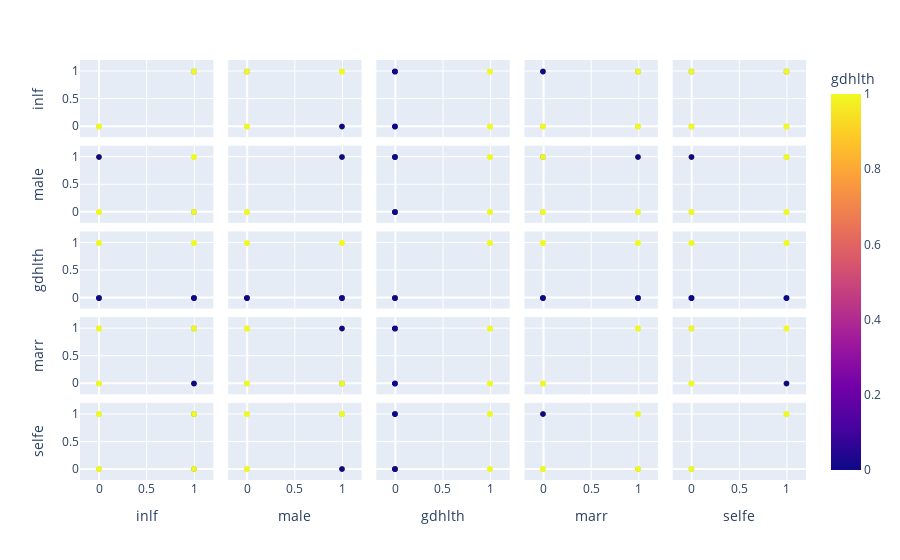

Notebook code cell kept with this figure:
### Code cell
fig = px.scatter_matrix(df, dimensions = ["inlf", "male" ,"gdhlth","marr","selfe"], color = "gdhlth")
fig.show()

### Figure 1 — Plotly figure (JSON) as saved in the notebook; plotly's stock layout.template omitted (floating-point values rounded to 4 significant figures; data arrays with more than 128 entries replaced by an {"elided": "..."} marker saying what was removed)
{"data": [{"dimensions": [{"axis": {"matches": true}, "label": "inlf", "values": {"elided": "706 int values"}}, {"axis": {"matches": true}, "label": "male", "values": {"elided": "706 int values"}}, {"axis": {"matches": true}, "label": "gdhlth", "values": {"elided": "706 int values"}}, {"axis": {"matches": true}, "label": "marr", "values": {"elided": "706 int values"}}, {"axis": {"matches": true}, "label": "selfe", "values": {"elided": "706 int values"}}], "hovertemplate": "%{xaxis.title.text}=%{x}<br>%{yaxis.title.text}=%{y}<br>gdhlth=%{marker.color}<extra></extra>", "legendgroup": "", "marker": {"color": {"elided": "706 int values"}, "coloraxis": "coloraxis", "symbol": "circle"}, "name": "", "showlegend": false, "type": "splom"}], "layout": {"autosize": true, "coloraxis": {"colorbar": {"title": {"text": "gdhlth"}}, "colorscale": [[0, "#0d0887"], [0.1111, "#46039f"], [0.2222, "#7201a8"], [0.3333, "#9c179e"], [0.4444, "#bd3786"], [0.5556, "#d8576b"], [0.6667, "#ed7953"], [0.7778, "#fb9f3a"], [0.8889, "#fdca26"], [1, "#f0f921"]]}, "dragmode": "select", "legend": {"tracegroupgap": 0}, "margin": {"t": 60}, "xaxis": {"autorange": false, "range": [-0.1999, 1.2], "type": "linear"}, "xaxis2": {"autorange": false, "range": [-0.1999, 1.2], "type": "linear"}, "xaxis3": {"autorange": false, "range": [-0.1999, 1.2], "type": "linear"}, "xaxis4": {"autorange": false, "range": [-0.1999, 1.2], "type": "linear"}, "xaxis5": {"autorange": false, "range": [-0.1999, 1.2], "type": "linear"}, "yaxis": {"autorange": false, "range": [-0.1999, 1.2], "type": "linear"}, "yaxis2": {"autorange": false, "range": [-0.1999, 1.2], "type": "linear"}, "yaxis3": {"autorange": false, "range": [-0.1999, 1.2], "type": "linear"}, "yaxis4": {"autorange": false, "range": [-0.1999, 1.2], "type": "linear"}, "yaxis5": {"autorange": false, "range": [-0.1999, 1.2], "type": "linear"}}}
